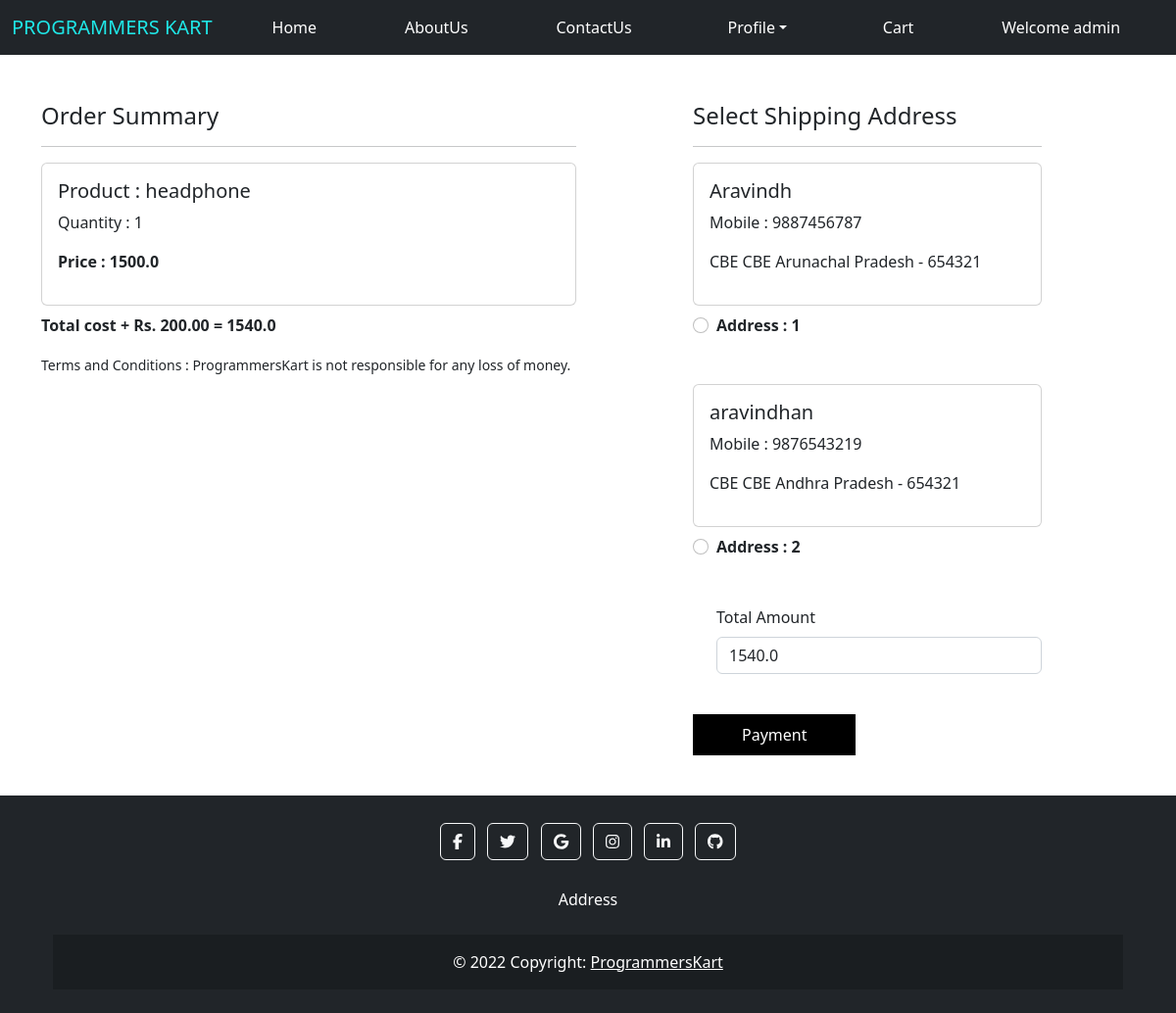
Screenshot of /checkout/ (signed in) with the database file from the repository.
### proKApp/models.py (models this page shows, shortened)
class Cart(models.Model):
    user = models.ForeignKey(User,on_delete=models.CASCADE)
    product = models.ForeignKey(Product,on_delete=models.CASCADE)
    quantity = models.PositiveIntegerField(default=1)

class Product(models.Model):
    title = models.CharField(max_length=100)
    selling_price = models.FloatField()
    description = models.TextField()
    category = models.CharField(choices=CATEGORY_CHOICES, max_length=2)
    product_image = models.ImageField(upload_to='product')

class Customer(models.Model):
    user = models.ForeignKey(User,on_delete=models.CASCADE)
    name = models.CharField(max_length=200)
    locality = models.CharField(max_length=200)
    city = models.CharField(max_length=50)
    mobile = models.IntegerField(default=0)
    zipcode = models.IntegerField()
    state = models.CharField(choices=STATE_CHOCIES,max_length=100)

### proKApp/views.py (the view)
# urls.py: path('checkout/',views.checkout.as_view(), name='checkout'),
class checkout(View):
    def get(self,request):
        user=request.user
        add=Customer.objects.filter(user=user)
        cart_items=Cart.objects.filter(user=user)
        famount=0
        for p in cart_items:
            value=p.quantity * p.product.selling_price
            famount=famount+value
        totalamount=famount+40
        return render(request, 'apps/checkout.html',locals())

### proKApp/templates/apps/checkout.html (shortened to what this page needs)
{%extends 'apps/base.html' %}
{% load static %}
{%block content%}
<div class="container">
    <div class="row mt-5">
        <div class="col-sm-6 ">
            <h4>Order Summary</h4>
            <hr>
            {% for item in cart_items %}
                <div class="card mb-2">
                    <div class="card-body shadow-none ">
                        <h5>Product : {{item.product.title}}</h5>
                        <p>Quantity : {{item.quantity}}</p>
                        <p class="fw-bold">Price : {{item.product.selling_price}}</p>
                    </div>
                </div>
            {% endfor %}
            <p class="fw-bold">Total cost + Rs. 200.00 = {{totalamount}}</p>
            <small>Terms and Conditions : ProgrammersKart is not responsible for any loss of money.</small>
        </div>
        <div class="col-sm-4 offset-sm-1">
            <h4>Select Shipping Address</h4>
            <hr>
            <form method="post" id="myform">
                {% for ad in add %}
                <div class="card">
                    <div class="card-body shadow-none">
                        <h5>{{ad.name}}</h5>
                        <p>Mobile : {{ad.mobile}}</p>
                        <p>{{ad.locality}} {{ad.city}} {{ad.state}} - {{ad.zipcode}}</p>
                    </div>
                </div>
                <div class="form-check mt-2 mb-5">
                    <input class="form-check-input"  type="radio" name="custid" id="custadd{{forloop.counter}}" value="{{ad.id}}">
                    <label class="form-check-label fw-bold" for="custadd{{forloop.counter}}">Address : {{forloop.counter}}</label>
                </div>
                {% endfor %}
                <div class="form-check mb-3 totalAmountBlock">
                    <label for="totamount" class="form-label">Total Amount</label>
                    <input type="number" class="form-control" name="totamount" value="{{totalamount}}" readonly>
                </div>
                <div class="text-only">
                    <a href="{% url 'payment' %}">Payment</a>
                </div>
            </form>
        </div>
    </div>
</div>
{%endblock content%}

### proKApp/templates/apps/base.html (shortened to what this page needs)
<!DOCTYPE html>
<html lang="en">
<head>
    <link href="https://cdn.jsdelivr.net/npm/bootstrap@5.2.3/dist/css/bootstrap.min.css" rel="stylesheet">
    <link href="https://use.fontawesome.com/releases/v5.0.4/css/all.css" rel="stylesheet">
    {% load static %}
    <link rel="stylesheet" href="{% static 'apps/css/home.css'%}" />
    <link rel="stylesheet" href="https://cdnjs.cloudflare.com/ajax/libs/font-awesome/4.7.0/css/font-awesome.min.css">
</head>
<body>
    <nav class="navbar navbar-expand-lg navbar-dark bg-dark ">
        <div class="container-fluid">
          <a class="navbar-brand" href="{% url 'home' %}" style="color: rgb(31, 231, 231);">PROGRAMMERS KART</a>
          <div class="collapse navbar-collapse" id="navbarScroll">
            <ul class="navbar-nav me-auto my-2 my-lg-0 navbar-nav-scroll nav-fill w-100" style="--bs-scroll-height: 100px;">
              {% if request.user.is_authenticated %}
              <li class="nav-item">
                <a class="nav-link active" aria-current="page" href="{% url 'home' %}">Home</a>
              </li>
              <li class="nav-item">
                <a class="nav-link active" href="{% url 'about' %}">AboutUs</a>
              </li>
              <li class="nav-item">
                <a class="nav-link active" href="{% url 'contactUs' %}">ContactUs</a>
              </li>
              <li class="nav-item dropdown mx-2">
                <a href="#" class="nav-link dropdown-toggle text-white" id="profileDropdown" role="button" data-bs-toggle="dropdown">Profile</a>
              </li>
              <li class="nav-item"><a class="nav-link active" href="{% url 'showcart' %}">Cart</a></li>
              <li class="nav-item">
                    <a class="nav-link active" href="{% url 'profile' %}">Welcome {{request.user}}</a>
              </li>
            {% endif %}
          </ul>
          </div>
        </div>
      </nav>
      {% block content %}{% endblock content%}
<footer class="bg-dark text-center text-white mb-0 footerBlock">
    <div class="container p-4">
      <section class="mb-4">
        <a class="btn btn-outline-light btn-floating m-1" href="#!" role="button">
            <i class="fab fa-facebook-f"></i>
        </a>
        <a class="btn btn-outline-light btn-floating m-1" href="#!" role="button">
            <i class="fab fa-twitter"></i>
        </a>
        <a class="btn btn-outline-light btn-floating m-1" href="#!" role="button">
            <i class="fab fa-google"></i>
        </a>
        <a class="btn btn-outline-light btn-floating m-1" href="#!" role="button">
            <i class="fab fa-instagram"></i>
        </a>
        <a class="btn btn-outline-light btn-floating m-1" href="#!" role="button">
            <i class="fab fa-linkedin-in"></i>
        </a>
        <a class="btn btn-outline-light btn-floating m-1" href="#!" role="button">
            <i class="fab fa-github"></i>
        </a>
      </section>
      <section class="mb-4">
        <p>
          Address
        </p>
      </section>
    <div class="text-center p-3" style="background-color: rgba(0, 0, 0, 0.2);">
      © 2022 Copyright:
      <a class="text-white" href="">ProgrammersKart</a>
    </div>
  </footer>
</body>
</html>

### proKApp/static/apps/css/home.css (style rules this page uses)
.text-only a { text-decoration: none; background-color: black; color: white; padding: 10px 50px; }
.totalAmountBlock input { margin-bottom: 50px; }
.footerBlock { margin-top: 50px; }

### rows the page displays
Cart: product "headphone", quantity "1", product.selling_price "1500.0"
Customer: name "Aravindh", mobile "9887456787", locality "CBE", city "CBE", state "Arunachal Pradesh", zipcode "654321"
Customer: name "aravindhan", mobile "9876543219", locality "CBE", city "CBE", state "Andhra Pradesh", zipcode "654321"

### other values shown
{{ request.user }} "admin"
{{ totalamount }} "1540.0"
